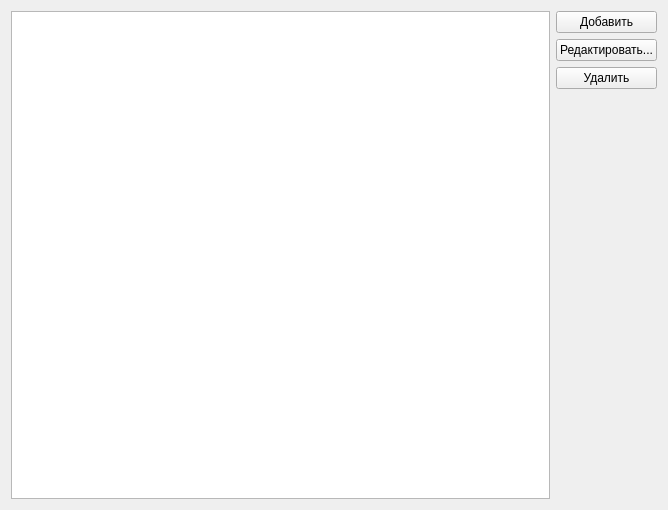
<?xml version="1.0" encoding="UTF-8"?>
<ui version="4.0">
 <class>AdminWidget</class>
 <widget class="QWidget" name="AdminWidget">
  <property name="geometry">
   <rect>
    <x>0</x>
    <y>0</y>
    <width>668</width>
    <height>510</height>
   </rect>
  </property>
  <property name="windowTitle">
   <string>Form</string>
  </property>
  <layout class="QHBoxLayout" name="horizontalLayout">
   <item>
    <widget class="QTableView" name="m_view">
     <property name="editTriggers">
      <set>QAbstractItemView::NoEditTriggers</set>
     </property>
     <property name="tabKeyNavigation">
      <bool>false</bool>
     </property>
     <property name="selectionBehavior">
      <enum>QAbstractItemView::SelectRows</enum>
     </property>
     <attribute name="horizontalHeaderHighlightSections">
      <bool>false</bool>
     </attribute>
     <attribute name="verticalHeaderVisible">
      <bool>false</bool>
     </attribute>
     <attribute name="verticalHeaderHighlightSections">
      <bool>false</bool>
     </attribute>
    </widget>
   </item>
   <item>
    <layout class="QVBoxLayout" name="verticalLayout">
     <item>
      <widget class="QPushButton" name="m_createUser">
       <property name="text">
        <string>Добавить</string>
       </property>
      </widget>
     </item>
     <item>
      <widget class="QPushButton" name="m_editUser">
       <property name="text">
        <string>Редактировать...</string>
       </property>
      </widget>
     </item>
     <item>
      <widget class="QPushButton" name="m_deleteUser">
       <property name="text">
        <string>Удалить</string>
       </property>
      </widget>
     </item>
     <item>
      <spacer name="horizontalSpacer">
       <property name="orientation">
        <enum>Qt::Vertical</enum>
       </property>
       <property name="sizeHint" stdset="0">
        <size>
         <width>20</width>
         <height>40</height>
        </size>
       </property>
      </spacer>
     </item>
    </layout>
   </item>
  </layout>
 </widget>
 <resources/>
 <connections/>
</ui>
